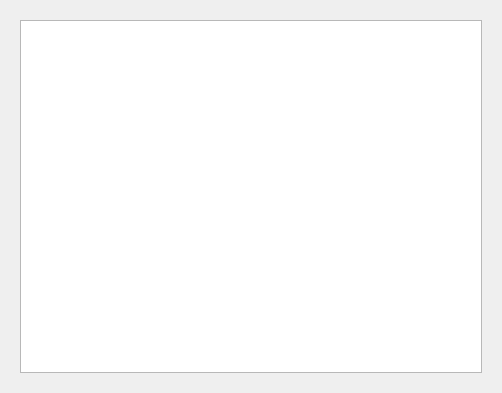
<?xml version="1.0" encoding="UTF-8"?>
<ui version="4.0">
 <class>GraphSubWindow</class>
 <widget class="QWidget" name="GraphSubWindow">
  <property name="geometry">
   <rect>
    <x>0</x>
    <y>0</y>
    <width>502</width>
    <height>393</height>
   </rect>
  </property>
  <property name="sizePolicy">
   <sizepolicy hsizetype="Expanding" vsizetype="Expanding">
    <horstretch>0</horstretch>
    <verstretch>0</verstretch>
   </sizepolicy>
  </property>
  <property name="windowTitle">
   <string>Form</string>
  </property>
  <layout class="QVBoxLayout" name="verticalLayout_2">
   <item>
    <widget class="QWidget" name="widget" native="true">
     <property name="sizePolicy">
      <sizepolicy hsizetype="Expanding" vsizetype="Expanding">
       <horstretch>0</horstretch>
       <verstretch>0</verstretch>
      </sizepolicy>
     </property>
     <property name="autoFillBackground">
      <bool>false</bool>
     </property>
     <layout class="QGridLayout" name="gridLayout">
      <item row="0" column="0">
       <layout class="QVBoxLayout" name="verticalLayout">
        <property name="sizeConstraint">
         <enum>QLayout::SetDefaultConstraint</enum>
        </property>
        <item>
         <widget class="QPlainTextEdit" name="inputTextEdit"/>
        </item>
       </layout>
      </item>
     </layout>
    </widget>
   </item>
  </layout>
 </widget>
 <resources/>
 <connections/>
 <slots>
  <slot>Proceed()</slot>
  <slot>Save()</slot>
 </slots>
</ui>
